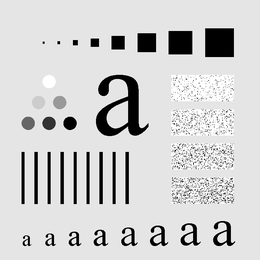
%> input picture HW4/Fig0441(a)(characters_test_pattern).tif, 260 x 260 px, shrunk from 688 x 688 before the run
$ octave --eval "main;"   (GNU Octave 9; MATLAB toolbox functions it lacks are replaced by stand-ins)
%> lines starting %> are read from the running program, lines starting %| are printed output that depends on the picture
function main
    % read image
    image = imread("Fig0441(a)(characters_test_pattern).tif");
%> image is the input picture: size 260x260 uint8; min 0, max 255, mean 207.4
    dim = size(image);
%> dim = [260 260]
    % padding parameters
    % we assumed that the filter is the same size as the picture
    p = 2 * dim(2);
%> p = 520
    q = 2 * dim(1);
%> q = 520
    % padd image
    paded_image = padarray(image, [(q-dim(1)) (p-dim(2))], 'post');
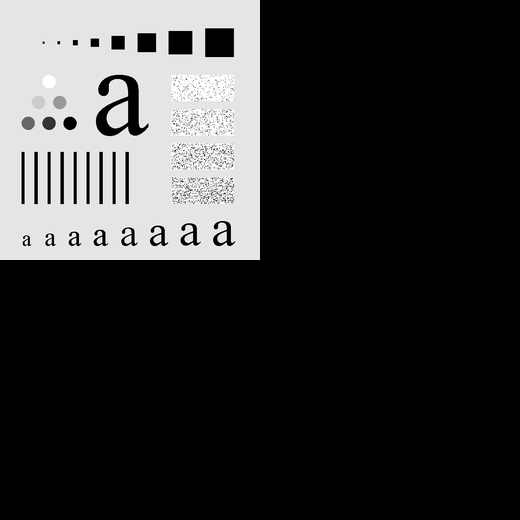
%> paded_image: size 520x520 uint8; min 0, max 255, mean 51.8
    % multiply it by (-1) ^ (x + y)
    centered_image = center_fourie(paded_image);
    % compute dft
    fft_image = fft2(centered_image);

    % preserving 80 percent
    my_plot(image, fft_image, 80, 2);

    % preserving 90 percent
    my_plot(image, fft_image, 90, 2);

    % preserving 95 percent
    my_plot(image, fft_image, 95, 2);
end

function output = fft_to_image(image, width, height)
    % Description : reverse transform the fourie domain and remove zero
    % padd and multiply it by (-1) ^ (x + y)
    % Inputs :
    %       image : image in fourie domain
    %       width : width of final image
    %       height : height of final image
    % Outputs :
    %       output : image in spacial domain

    % obtain the processed image
    ifft_image = ifft2(image);
    real_ifft_image = real(ifft_image);
    processed_image = center_fourie(real_ifft_image);

    output = processed_image(1:height, 1:width);
end

function output = ideal_lowpass_filter(width, height, d0)
    % Description : Return H(u, v) as an ideal low pass filter in the
    % center of a width * height filter
    % Inputs:
    %       width : Width of filter
    %       height : Height of filter
    %       d0 : cut of frequency
    % Outputs :
    %       output : final filter

    output = zeros(height, width, 'double');
    for i=1:height
        for j=1:width
            d = sqrt((i - ceil(height / 2)) ^ 2 + (j - ceil(width / 2)) ^ 2);
            if(d <= d0)
                output(i,j) = 1;
            end
        end
    end
end

function [d0, output] = ilpf_cutoff_freq(image, alpha)
    % Description : find the cutoff freq of ilpf such that it preserves
    % alpha percent of power spectrum
    % Inputs :
    %       image : zero padded centered image in frequency domain
    %       alpha : the percent of power spectrum which we want to preserve
    % Outputs :
    %       d0 : cut-off frequencty
    %       output : filtered image

    power_total = sum(sum(abs(image) .^ 2));
    for i = 1:max(size(image))
        g = ideal_lowpass_filter(size(image,2), size(image, 1), i);
        y = g .* image;
        p = sum(sum(abs(y) .^ 2));
        if(100 * p >= alpha * power_total)
            output = y;
            d0 = i;
            break;
        end
    end
end

% [43 lines left out: functions butterworth_lowpass_filter, blpf_cutoff_freq, not called in this run]

function output = gaussian_lowpass_filter(width, height, d0)
    % Description : Return H(u, v) as a gaussian low pass filter in the
    % center of a width * height filter
    % Inputs:
    %       width : Width of filter
    %       height : Height of filter
    %       d0 : cut of frequency
    % Outputs :
    %       output : final filter

    output = zeros(height, width, 'double');
    for i=1:height
        for j=1:width
            d = sqrt((i - ceil(height / 2)) ^ 2 + (j - ceil(width / 2)) ^ 2);
            output(i, j) = exp((-1 * (d ^ 2))/(2 * (d0 ^ 2)));
        end
    end
end

function [d0, output] = glpf_cutoff_freq(image, alpha)
    % Description : find the cutoff freq of glpf such that it preserves
    % alpha percent of power spectrum
    % Inputs :
    %       image : zero padded centered image in frequency domain
    %       alpha : the percent of power spectrum which we want to preserve
    % Outputs :
    %       d0 : cut-off frequencty
    %       output : filtered image

    power_total = sum(sum(abs(image) .^ 2));
    for i = 1:max(size(image))
        g = gaussian_lowpass_filter(size(image,2), size(image, 1), i);
        y = g .* image;
        p = sum(sum(abs(y) .^ 2));
        if(100 * p >= alpha * power_total)
            d0 = i;
            output = y;
            break;
        end
    end
end

function output = center_fourie(image)
    % Description : multiply each pixel by (-1) ^ (x + y)
    % Inputs :
    %       image : main image
    % Outputs :
    %       output : output image after multiplying
    dim = size(image);
%> dim = [520 520]
    output = double(image);
    for i=1:dim(1)
        for j=1:dim(2)
            if(mod(i - 1 + j - 1, 2) ~= 0)
                output(i, j) = -1 * output(i, j);
            end
        end
    end
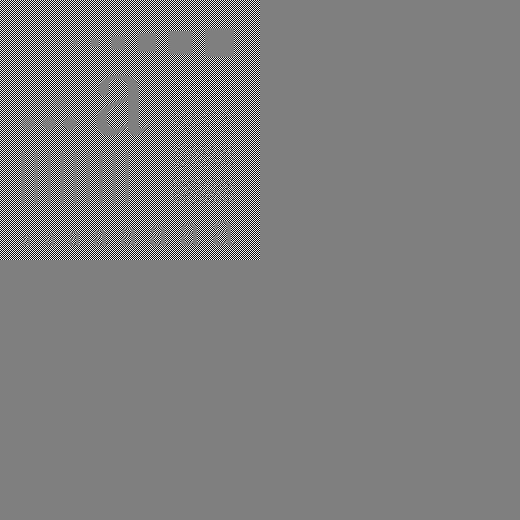
%> output: size 520x520 double; min -255, max 255, mean 0; drawn with min black and max white
end

function my_plot(image, fft_image, percent, n)
%> called with percent = 80, n = 2
    % Description : Plot main image, ilpf image, blpf ,and glpf with
    % respect to the percent of power spectrum
    % Inputs :
    %       fft_image : image in fourie domain
    %       percent : the percent of power spectrum which we want to
    %       preserve
    %       n : order of blpf
    dim = size(image);
%> dim = [260 260]

    figure;
    subplot(141);
    imshow(image);
    title("Main image");

    subplot(242);
    [d0, ilpf] = ilpf_cutoff_freq(fft_image, percent);
%> in ilpf_cutoff_freq, `power_total = sum(sum(abs(image) .^ 2));`: power_total = 8.61e+14
%> the loop in ilpf_cutoff_freq, `for i = 1:max(size(image))` made 5 passes
%> p on passes 1 to 5: 1.84e+14, 4.55e+14, 6.65e+14, 6.76e+14, 7.14e+14
%> d0 = 5
    ilpf_final = fft_to_image(ilpf, dim(2), dim(1));
%> after the loop in center_fourie (call 2), `for i=1:dim(1)`:
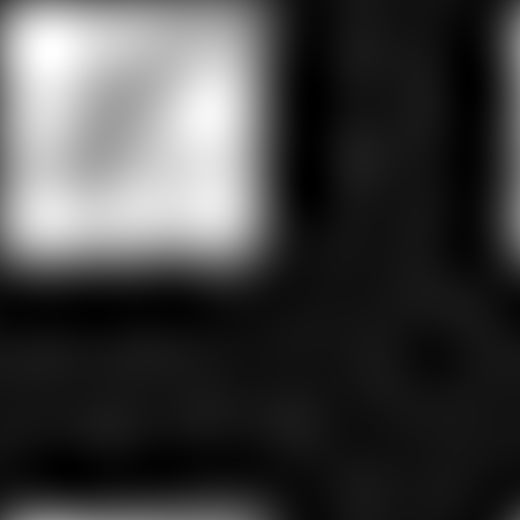
%> output: size 520x520 double; min -20.5, max 264.1, mean 51.8; drawn with min black and max white
%> in fft_to_image, `output = processed_image(1:height, 1:width);`:
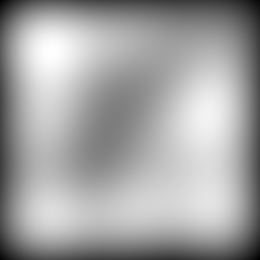
%> output: size 260x260 double; min 54.33, max 264.1, mean 188.4; drawn with min black and max white
    imshow(uint8(ilpf_final));
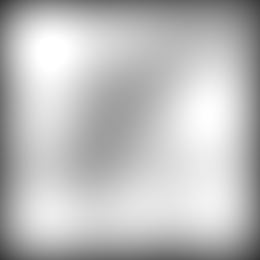
%> displayed picture: size 260x260, on the screen's scale of 0 to 255; min 54, max 255, mean 188.3
    title("ILPF - " + num2str(percent) +"% - d0=" + num2str(d0));
    subplot(246);
    imshow(uint8(double(image) - ilpf_final));
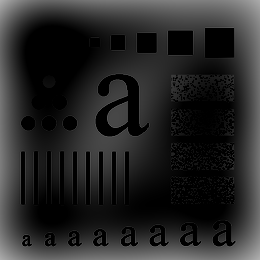
%> displayed picture: size 260x260, on the screen's scale of 0 to 255; min 0, max 175, mean 38.7
    title("diff (ILPF)");

    subplot(243);
    [d0, glpf] = glpf_cutoff_freq(fft_image, percent);
    glpf_final = fft_to_image(glpf, dim(2), dim(1));
    imshow(uint8(glpf_final));
    title("GLPF - " + num2str(percent) +"% - d0=" + num2str(d0));
    subplot(247);
    imshow(uint8(double(image) - glpf_final));
    title("diff (GLPF)");

    subplot(244);
    [d0, blpf] = blpf_cutoff_freq(fft_image, percent, n);
    blpf_final = fft_to_image(blpf, dim(2), dim(1));
    imshow(uint8(blpf_final));
    title("BLPF - " + num2str(percent) +"% - n=" + num2str(n) + " - d0=" + num2str(d0));
    subplot(248);
    imshow(uint8(double(image) - blpf_final));
    title("diff (BLPF)");
end
%> (the run ends here)
